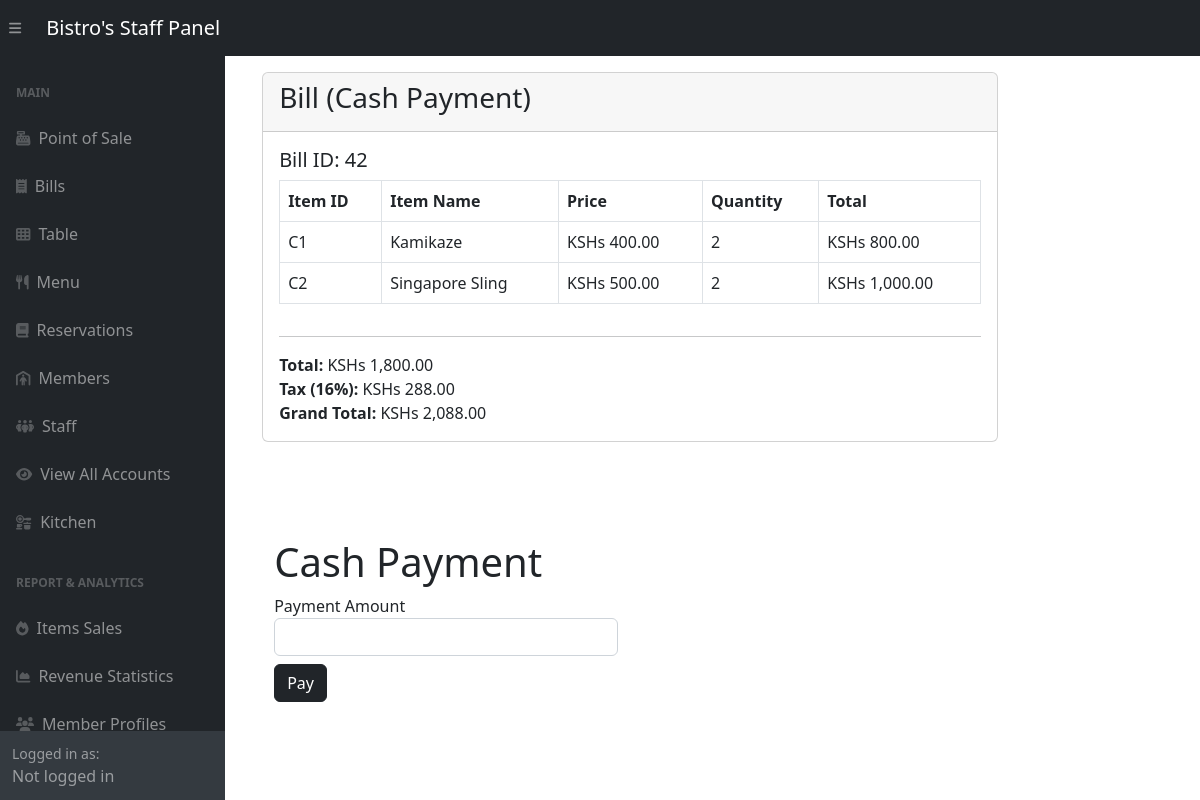
The app's page /adminside/posBackend/posCashPayment.php?bill_id=42 with its own data.
### tables this page shows
CREATE TABLE `bill_items` (
  `bill_item_id` int(11) NOT NULL,
  `bill_id` int(11) DEFAULT NULL,
  `item_id` varchar(6) DEFAULT NULL,
  `quantity` int(11) DEFAULT NULL
);

CREATE TABLE `menu` (
  `item_id` varchar(6) NOT NULL,
  `item_name` varchar(255) DEFAULT NULL,
  `item_type` varchar(255) DEFAULT NULL,
  `item_category` varchar(255) DEFAULT NULL,
  `item_price` decimal(10,2) DEFAULT NULL,
  `item_description` varchar(255) DEFAULT NULL
);

### adminside/posBackend/posCashPayment.php (the view, shortened to what this page needs)
<?php
require_once '../config.php';
include '../inc/dashHeader.php';
$bill_id = $_GET['bill_id'];
?>
<div class="container mt-5">
    <div class="row justify-content-center">
        <div class="col-md-8">
            <div class="card mt-4">
                <div class="card-header">
                    <h3 class="card-title">Bill (Cash Payment)</h3>
                </div>
                <div class="card-body">
                    <h5>Bill ID: <?php echo $bill_id; ?></h5>
                    <div class="table-responsive">
                        <table class="table table-bordered">
                            <thead>
                                <tr>
                                    <th>Item ID</th>
                                    <th>Item Name</th>
                                    <th>Price</th>
                                    <th>Quantity</th>
                                    <th>Total</th>
                                </tr>
                            </thead>
                            <tbody>
            <?php
            $cart_query = "SELECT bi.*, m.item_name, m.item_price FROM bill_items bi
                           JOIN Menu m ON bi.item_id = m.item_id
                           WHERE bi.bill_id = '$bill_id'";
            $cart_result = mysqli_query($link, $cart_query);
            $cart_total = 0;
            $tax = 0.16;
            if ($cart_result && mysqli_num_rows($cart_result) > 0) {
                while ($cart_row = mysqli_fetch_assoc($cart_result)) {
                    $item_id = $cart_row['item_id'];
                    $item_name = $cart_row['item_name'];
                    $item_price = $cart_row['item_price'];
                    $quantity = $cart_row['quantity'];
                    $total = $item_price * $quantity;
                    $cart_total += $total;
                    echo '<tr>';
                    echo '<td>' . $item_id . '</td>';
                    echo '<td>' . $item_name . '</td>';
                    echo '<td>KSHs ' . $item_price . '</td>';
                    echo '<td>' . $quantity . '</td>';
                    echo '<td>KSHs ' . number_format($total,2) . '</td>';
                    echo '</tr>';
                }
            } else {
                echo '<tr><td colspan="6">No Items in Cart.</td></tr>';
            }
            ?>
        </tbody>
                        </table>
                    </div>
                    <hr>
                    <div class="text-right">
                        <?php
                        echo "<strong>Total:</strong> KSHs " . number_format($cart_total, 2) . "<br>";
                        echo "<strong>Tax (16%):</strong> KSHs " . number_format($cart_total * $tax, 2) . "<br>";
                        $GRANDTOTAL = $tax * $cart_total + $cart_total;
                        echo "<strong>Grand Total:</strong> KSHs " . number_format($GRANDTOTAL, 2);
                        ?>
                    </div>
                </div>
            </div>
<div id="cash-payment" class="container-fluid mt-5 pt-5 pl-5 pr-5 mb-5">
    <div class="row">
        <div class="col-md-6">
            <h1>Cash Payment</h1>
            <form action="" method="get">
                <div class="form-group">
                    <label for="payment_amount">Payment Amount</label>
                    <input type="number" min="0" id="payment_amount" name="payment_amount" class="form-control" required>
                </div>
                <button type="submit" id="cardSubmit" class="btn btn-dark mt-2">Pay</button>
            </form>
        </div>
        <div class="col-md-6">
    </div>
    </div>
</div>
<?php include '../inc/dashFooter.php'; ?>

### records on screen
bill_items: item "C1", item.item_name "Kamikaze", item.item_price "400.00", quantity "2", total "800.00"
bill_items: item "C2", item.item_name "Singapore Sling", item.item_price "500.00", quantity "2", total "1,000.00"

### other values on screen
$bill_id "42"
$cart_total "1,800.00"
$cart_total * $tax "288.00"
$GRANDTOTAL "2,088.00"
